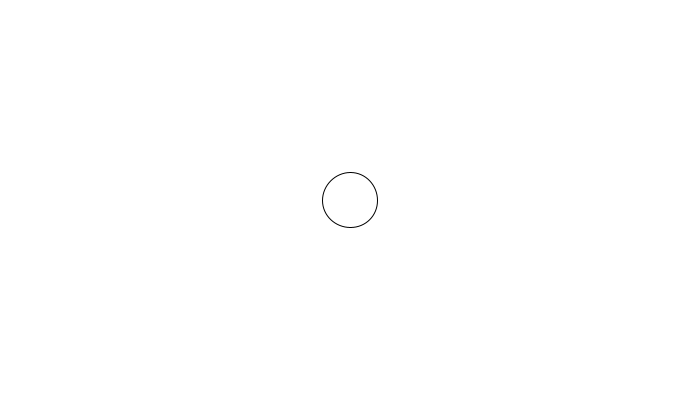
Frame 1 (no input)
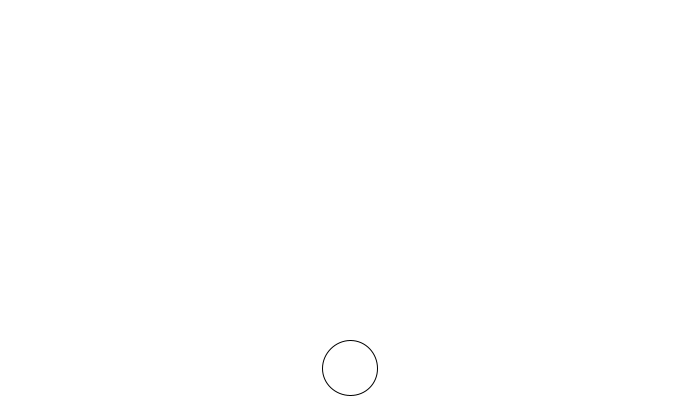
Frame 60 (the mouse pressed at the canvas centre just before this capture)
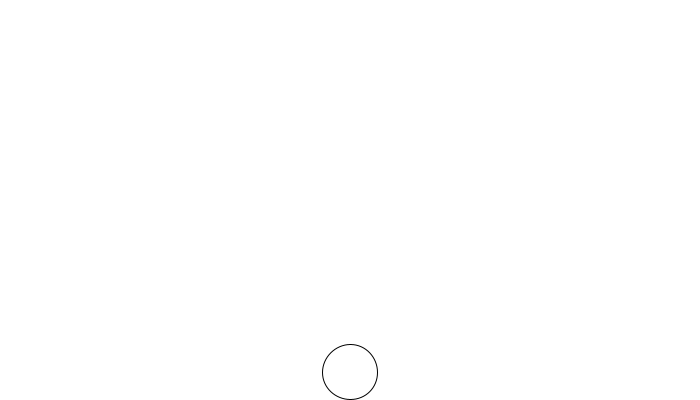
Frame 120 (the mouse held since frame 60 and released just before this capture)

The Processing sketch that drew these frames (run headless with seeded random() and noise(); from frame 60 on, the mouse is pressed at the canvas centre):

// Processing sketch: processing_37726
// ── processing_37726.pde

float ballX = 350;
float ballY = 200;
int speed = 1;
float g = 1;


void setup () {
  size(700,400);
}

void draw() {

  background(255);

  ellipse(ballX, ballY, 55, 55);
  ballY += speed;

  if (ballY < height-27 ) {
    speed += g;
  }
  else if ( ballY >= height-27) {
    speed = -speed;
  }
  if (speed < 0) {
    g = 1.2;
  }
  else {
    g = 1;
  }
}
